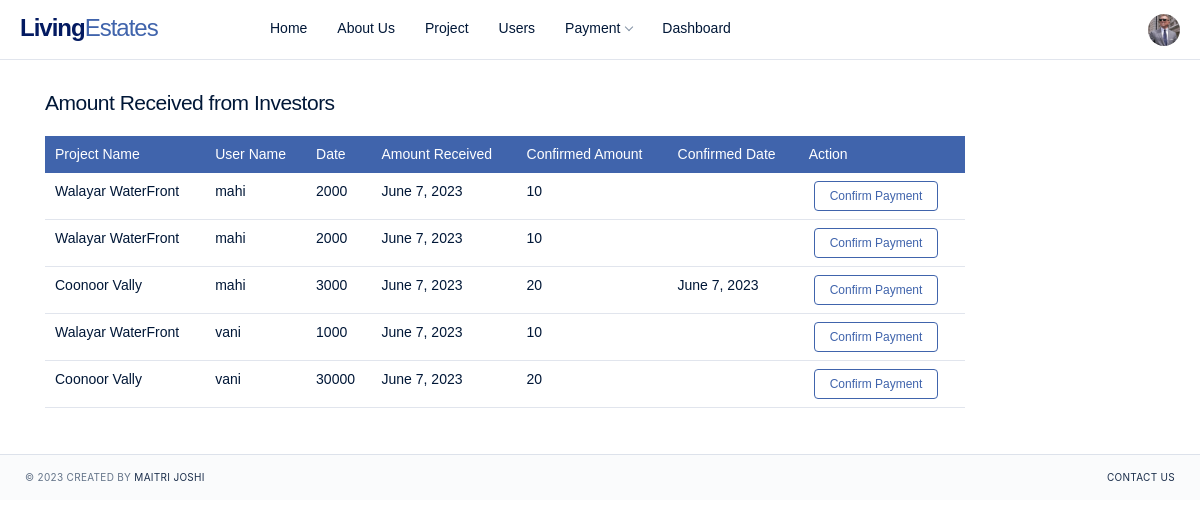
The page /payment_received/ (signed in) on the database as committed earlier.
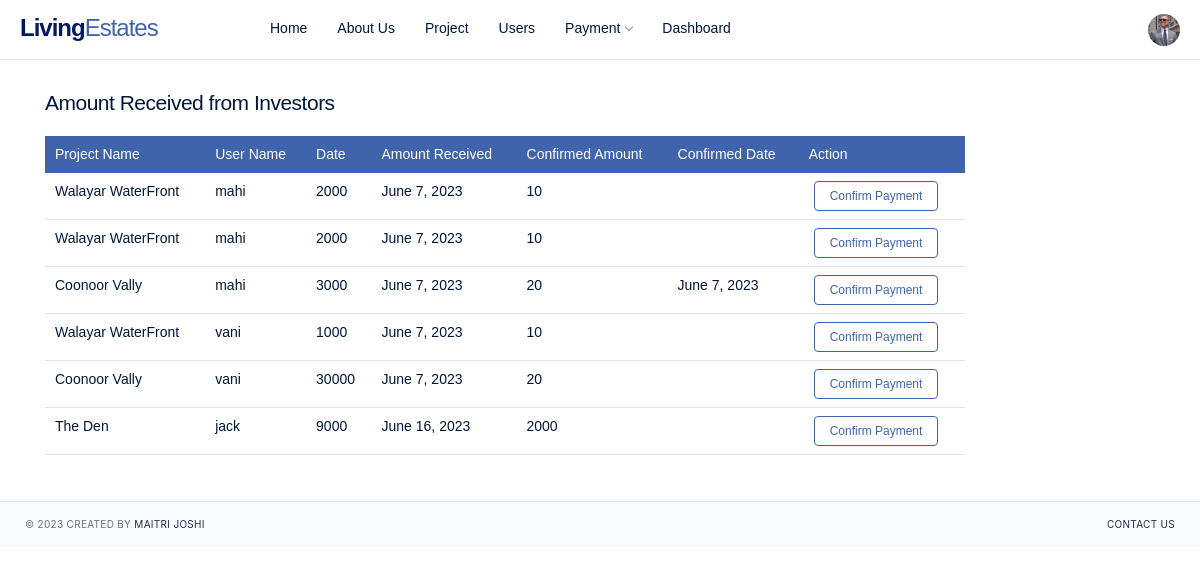
The same page on the database as committed later.
### app/models.py (models this page shows, shortened)
class My_Investment(models.Model):
    amount_invested=models.CharField(max_length=20,default='00')
    amount_received=models.CharField(max_length=20,default='00')
    roi=models.CharField(max_length=10)
    date_of_invested = models.DateField(auto_now_add=True)
    date_of_received = models.CharField(max_length=30)
    project_name=models.CharField(max_length=100)
    username=models.CharField(max_length=20)

### app/views.py (the view)
# urls.py: path('payment_received/', views.payment_received, name='payment_received'),
def payment_received(request):
    data=My_Investment.objects.all()
    user_list=User.objects.get(username=request.user)
    profile_info=Profile.objects.filter(user=request.user)
    if len(profile_info)==1:
        profile_info=Profile.objects.get(user=request.user)
    return render(request,'payment_received.html',{'data':data,'flag':'','profile':profile_info,'data1':user_list})

### TEMPLATES/payment_received.html (shortened to what this page needs)
{% extends 'base_admin.html'%}
{% block payment_received %}
<div class="content content-fixed content-auth">
    <div class="container">
        <div class="d-sm-flex align-items-center justify-content-between mg-b-20 mg-lg-b-25 mg-xl-b-20">
            <div>
                <h4 class="mg-b-0 tx-spacing--1">Amount Received from Investors</h4>
            </div>
        </div>
        <div class="row">
            <div class="col-lg-10">
                <div class="table-responsive">
                    <table class="table">
                        <thead class="thead-primary">
                            <tr>
                                <th>Project Name</th>
                                <th>User Name</th>
                                <th>Date</th>
                                <th>Amount Received</th>
                                <th>Confirmed Amount</th>
                                <th>Confirmed Date</th>
                                <th>Action</th>
                            </tr>
                        </thead>
                        <tbody>
                            {%for i in data%}
                            <tr>
                                <td>{{i.project_name}}</td>
                                <td>{{i.username}}</td>
                                <td>{{i.amount_invested}}</td>
                                <td>{{i.date_of_invested}}</td>
                                <td>{{i.amount_received}}</td>
                                <td>{{i.date_of_received}}</td>
                                <td><a href="{%url 'payment_received_update' i.id%}" class="btn btn-xs btn-outline-facebook mg-l-5">Confirm Payment</a></td>
                            </tr>
                            {%endfor%}
                        </tbody>
                    </table>
                </div>
            </div>
            <div class="col-lg-2">
            </div>
        </div>
    </div>
</div>
{%endblock%}

Rows that differ between the two databases and show on the page:
added My_Investment: project_name "The Den", username "jack", amount_invested "9000", date_of_invested "June 16, 2023", amount_received "2000"
